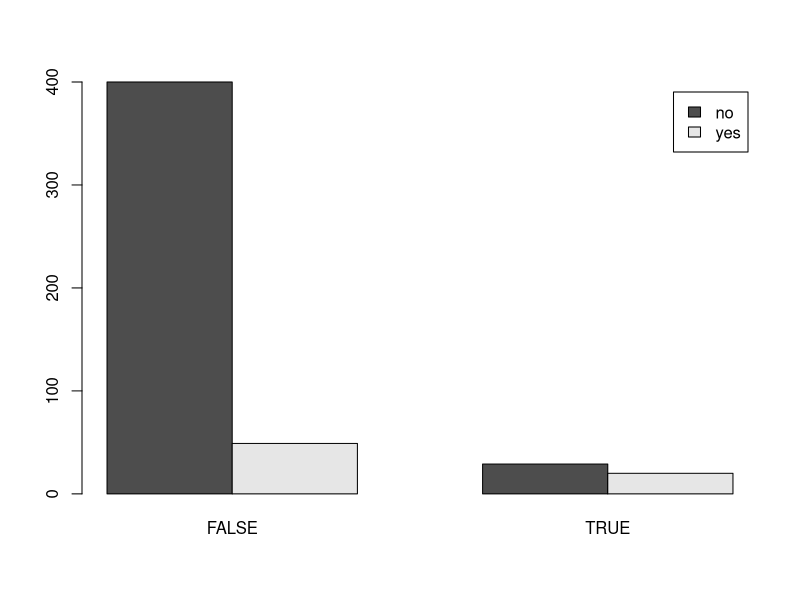
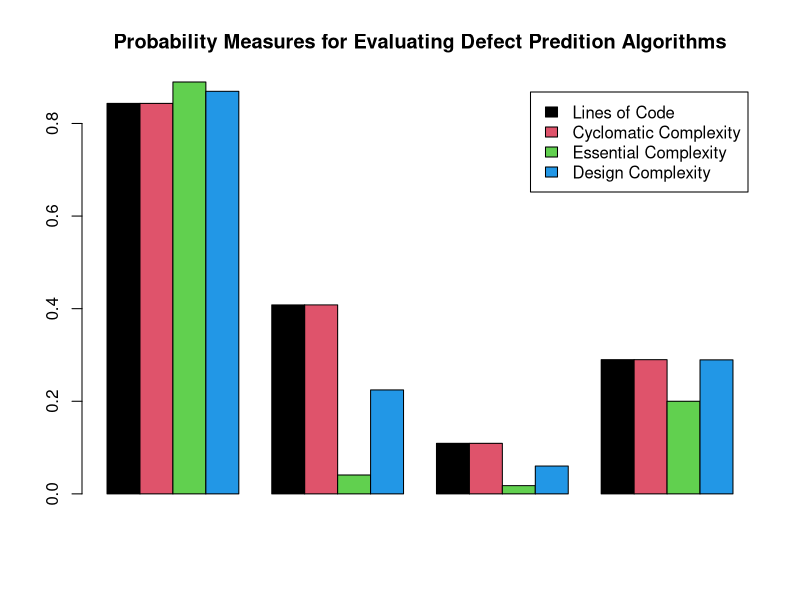

The R script that drew these images, in order:
## ---- chunk 1
knitr::opts_chunk$set(echo = TRUE)
## ---- chunk 2
algoTabC1 = c("Algorithm", 
              "Predicts Defects", "")
algoTabC2 = c("No", 
            "Yes", 
             "")
algoTabC3 = c("False", 
                    "a",
                    "c")
algoTabC4 = c("True", 
                    "b",
                    "d")

algoSummaryTable = matrix(data = c(algoTabC1,algoTabC2,algoTabC3,algoTabC4), nrow=3, ncol = 4)
knitr::kable(algoSummaryTable, caption = "Summary Table for Evaluating Defect Prediction Algorithms", col.names = c("","","Has Defects",""))
## ---- chunk 3
SWDEFECTS <- read.csv("SWDEFECTS.csv")
colnames(SWDEFECTS)[colnames(SWDEFECTS)=="predict.loc.50"]="PREDICT_LOC"
colnames(SWDEFECTS)[colnames(SWDEFECTS)=="predict.vg.10"]="PREDICT_VG"
colnames(SWDEFECTS)[colnames(SWDEFECTS)=="predict.evg.14.5"]="PREDICT_EVG"
colnames(SWDEFECTS)[colnames(SWDEFECTS)=="predict.ivg.9.2"]="PREDICT_IVG"
## ---- chunk 4
tab1 = with(SWDEFECTS, table(PREDICT_LOC, defect))
tab2 = with(SWDEFECTS, table(PREDICT_VG, defect))
tab3 = with(SWDEFECTS, table(PREDICT_EVG, defect))
tab4 = with(SWDEFECTS, table(PREDICT_IVG, defect))

addmargins(tab1)
addmargins(tab2)
addmargins(tab3)
addmargins(tab4)
## ---- chunk 5
head(SWDEFECTS)
tab=with(SWDEFECTS, table(PREDICT_LOC,defect))
barplot(tab, beside=TRUE, leg=TRUE)
tab2=addmargins(tab)
tab2
## ---- chunk 6
genRow = function(tab)
{
  df = data.frame(tab)
  a = df[df[1]=="no" & df[2]=="FALSE",3]
  b = df[df[1]=="no" & df[2]=="TRUE",3]
  c = df[df[1]=="yes" & df[2]=="FALSE",3]
  d = df[df[1]=="yes" & df[2]=="TRUE",3]
  AC = (a+d)/(a+b+c+d)
  DR = d/(b+d)
  FAR = c/(a+c)
  PR = d/(c+d)
  
  c(AC,DR, FAR, PR)
}
mybar = function(tab, acc = 3)
{
  barplot(tab, col = 1:4, beside = TRUE, legend.text = c("Lines of Code", "Cyclomatic Complexity", "Essential Complexity", "Design Complexity"), main = "Probability Measures for Evaluating Defect Predition Algorithms")
  
  tab = round(tab, acc)
  df = data.frame(tab, row.names = c("Lines of Code", "Cyclomatic Complexity", "Essential Complexity", "Design Complexity"))
  colnames(df) = c("Accuracy", "Detection Rate", "False Alarm Rate", "Precision")
  list(df)
}

mat = matrix(c(genRow(tab1), genRow(tab2), genRow(tab3), genRow(tab4)), nrow = 4, ncol = 4, byrow = TRUE)

mat

mybar(mat)
